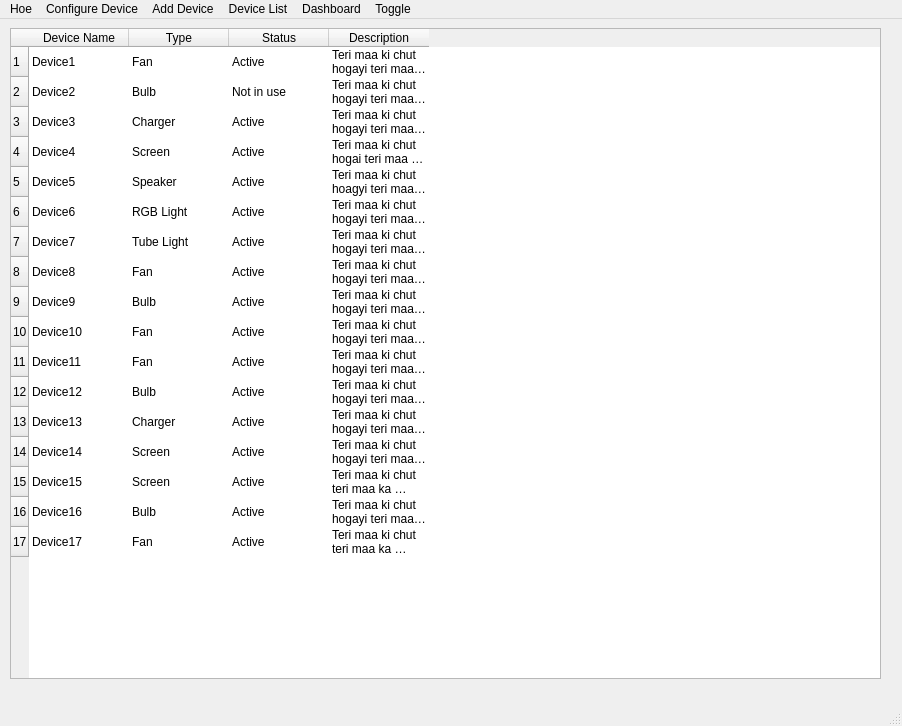
<?xml version="1.0" encoding="UTF-8"?>
<ui version="4.0">
 <class>MainWindow</class>
 <widget class="QMainWindow" name="MainWindow">
  <property name="geometry">
   <rect>
    <x>0</x>
    <y>0</y>
    <width>902</width>
    <height>726</height>
   </rect>
  </property>
  <property name="windowTitle">
   <string>MainWindow</string>
  </property>
  <widget class="QWidget" name="centralwidget">
   <widget class="QWidget" name="verticalLayoutWidget">
    <property name="geometry">
     <rect>
      <x>10</x>
      <y>9</y>
      <width>871</width>
      <height>651</height>
     </rect>
    </property>
    <layout class="QVBoxLayout" name="verticalLayout">
     <item>
      <widget class="QTableWidget" name="tableWidget">
       <property name="showGrid">
        <bool>false</bool>
       </property>
       <row>
        <property name="text">
         <string>1</string>
        </property>
       </row>
       <row>
        <property name="text">
         <string>2</string>
        </property>
       </row>
       <row>
        <property name="text">
         <string>3</string>
        </property>
       </row>
       <row>
        <property name="text">
         <string>4</string>
        </property>
       </row>
       <row>
        <property name="text">
         <string>5</string>
        </property>
       </row>
       <row>
        <property name="text">
         <string>6</string>
        </property>
       </row>
       <row>
        <property name="text">
         <string>7</string>
        </property>
       </row>
       <row>
        <property name="text">
         <string>8</string>
        </property>
       </row>
       <row>
        <property name="text">
         <string>9</string>
        </property>
       </row>
       <row>
        <property name="text">
         <string>10</string>
        </property>
       </row>
       <row>
        <property name="text">
         <string>11</string>
        </property>
       </row>
       <row>
        <property name="text">
         <string>12</string>
        </property>
       </row>
       <row>
        <property name="text">
         <string>13</string>
        </property>
       </row>
       <row>
        <property name="text">
         <string>14</string>
        </property>
       </row>
       <row>
        <property name="text">
         <string>15</string>
        </property>
       </row>
       <row>
        <property name="text">
         <string>16</string>
        </property>
       </row>
       <row>
        <property name="text">
         <string>17</string>
        </property>
       </row>
       <column>
        <property name="text">
         <string>Device Name</string>
        </property>
       </column>
       <column>
        <property name="text">
         <string>Type</string>
        </property>
       </column>
       <column>
        <property name="text">
         <string>Status</string>
        </property>
       </column>
       <column>
        <property name="text">
         <string>Description</string>
        </property>
       </column>
       <item row="0" column="0">
        <property name="text">
         <string>Device1</string>
        </property>
       </item>
       <item row="0" column="1">
        <property name="text">
         <string>Fan</string>
        </property>
       </item>
       <item row="0" column="2">
        <property name="text">
         <string>Active</string>
        </property>
       </item>
       <item row="0" column="3">
        <property name="text">
         <string>Teri maa ki chut hogayi teri maa ka bhosda</string>
        </property>
       </item>
       <item row="1" column="0">
        <property name="text">
         <string>Device2</string>
        </property>
       </item>
       <item row="1" column="1">
        <property name="text">
         <string>Bulb</string>
        </property>
       </item>
       <item row="1" column="2">
        <property name="text">
         <string>Not in use</string>
        </property>
       </item>
       <item row="1" column="3">
        <property name="text">
         <string>Teri maa ki chut hogayi teri maa ka bhosda</string>
        </property>
       </item>
       <item row="2" column="0">
        <property name="text">
         <string>Device3</string>
        </property>
       </item>
       <item row="2" column="1">
        <property name="text">
         <string>Charger</string>
        </property>
       </item>
       <item row="2" column="2">
        <property name="text">
         <string>Active</string>
        </property>
       </item>
       <item row="2" column="3">
        <property name="text">
         <string>Teri maa ki chut hogayi teri maa ka bhosda</string>
        </property>
       </item>
       <item row="3" column="0">
        <property name="text">
         <string>Device4</string>
        </property>
       </item>
       <item row="3" column="1">
        <property name="text">
         <string>Screen</string>
        </property>
       </item>
       <item row="3" column="2">
        <property name="text">
         <string>Active</string>
        </property>
       </item>
       <item row="3" column="3">
        <property name="text">
         <string>Teri maa ki chut hogai teri maa ka bhosda</string>
        </property>
       </item>
       <item row="4" column="0">
        <property name="text">
         <string>Device5</string>
        </property>
       </item>
       <item row="4" column="1">
        <property name="text">
         <string>Speaker</string>
        </property>
       </item>
       <item row="4" column="2">
        <property name="text">
         <string>Active</string>
        </property>
       </item>
       <item row="4" column="3">
        <property name="text">
         <string>Teri maa ki chut hoagyi teri maa ka bhosad</string>
        </property>
       </item>
       <item row="5" column="0">
        <property name="text">
         <string>Device6</string>
        </property>
       </item>
       <item row="5" column="1">
        <property name="text">
         <string>RGB Light</string>
        </property>
       </item>
       <item row="5" column="2">
        <property name="text">
         <string>Active</string>
        </property>
       </item>
       <item row="5" column="3">
        <property name="text">
         <string>Teri maa ki chut hogayi teri maa ka bhosda</string>
        </property>
       </item>
       <item row="6" column="0">
        <property name="text">
         <string>Device7</string>
        </property>
       </item>
       <item row="6" column="1">
        <property name="text">
         <string>Tube Light</string>
        </property>
       </item>
       <item row="6" column="2">
        <property name="text">
         <string>Active</string>
        </property>
       </item>
       <item row="6" column="3">
        <property name="text">
         <string>Teri maa ki chut hogayi teri maa ka bhosda</string>
        </property>
       </item>
       <item row="7" column="0">
        <property name="text">
         <string>Device8</string>
        </property>
       </item>
       <item row="7" column="1">
        <property name="text">
         <string>Fan</string>
        </property>
       </item>
       <item row="7" column="2">
        <property name="text">
         <string>Active</string>
        </property>
       </item>
       <item row="7" column="3">
        <property name="text">
         <string>Teri maa ki chut hogayi teri maa ka bhosda</string>
        </property>
       </item>
       <item row="8" column="0">
        <property name="text">
         <string>Device9</string>
        </property>
       </item>
       <item row="8" column="1">
        <property name="text">
         <string>Bulb</string>
        </property>
       </item>
       <item row="8" column="2">
        <property name="text">
         <string>Active</string>
        </property>
       </item>
       <item row="8" column="3">
        <property name="text">
         <string>Teri maa ki chut hogayi teri maa ka bhosda</string>
        </property>
       </item>
       <item row="9" column="0">
        <property name="text">
         <string>Device10</string>
        </property>
       </item>
       <item row="9" column="1">
        <property name="text">
         <string>Fan</string>
        </property>
       </item>
       <item row="9" column="2">
        <property name="text">
         <string>Active</string>
        </property>
       </item>
       <item row="9" column="3">
        <property name="text">
         <string>Teri maa ki chut hogayi teri maa ka bhosda</string>
        </property>
       </item>
       <item row="10" column="0">
        <property name="text">
         <string>Device11</string>
        </property>
       </item>
       <item row="10" column="1">
        <property name="text">
         <string>Fan</string>
        </property>
       </item>
       <item row="10" column="2">
        <property name="text">
         <string>Active</string>
        </property>
       </item>
       <item row="10" column="3">
        <property name="text">
         <string>Teri maa ki chut hogayi teri maa ka bhosda</string>
        </property>
       </item>
       <item row="11" column="0">
        <property name="text">
         <string>Device12</string>
        </property>
       </item>
       <item row="11" column="1">
        <property name="text">
         <string>Bulb</string>
        </property>
       </item>
       <item row="11" column="2">
        <property name="text">
         <string>Active</string>
        </property>
       </item>
       <item row="11" column="3">
        <property name="text">
         <string>Teri maa ki chut hogayi teri maa ka bhosda</string>
        </property>
       </item>
       <item row="12" column="0">
        <property name="text">
         <string>Device13</string>
        </property>
       </item>
       <item row="12" column="1">
        <property name="text">
         <string>Charger</string>
        </property>
       </item>
       <item row="12" column="2">
        <property name="text">
         <string>Active</string>
        </property>
       </item>
       <item row="12" column="3">
        <property name="text">
         <string>Teri maa ki chut hogayi teri maa ka bhosda</string>
        </property>
       </item>
       <item row="13" column="0">
        <property name="text">
         <string>Device14</string>
        </property>
       </item>
       <item row="13" column="1">
        <property name="text">
         <string>Screen</string>
        </property>
       </item>
       <item row="13" column="2">
        <property name="text">
         <string>Active</string>
        </property>
       </item>
       <item row="13" column="3">
        <property name="text">
         <string>Teri maa ki chut hogayi teri maa ka bhosda</string>
        </property>
       </item>
       <item row="14" column="0">
        <property name="text">
         <string>Device15</string>
        </property>
       </item>
       <item row="14" column="1">
        <property name="text">
         <string>Screen</string>
        </property>
       </item>
       <item row="14" column="2">
        <property name="text">
         <string>Active</string>
        </property>
       </item>
       <item row="14" column="3">
        <property name="text">
         <string>Teri maa ki chut teri maa ka bhosda</string>
        </property>
       </item>
       <item row="15" column="0">
        <property name="text">
         <string>Device16</string>
        </property>
       </item>
       <item row="15" column="1">
        <property name="text">
         <string>Bulb</string>
        </property>
       </item>
       <item row="15" column="2">
        <property name="text">
         <string>Active</string>
        </property>
       </item>
       <item row="15" column="3">
        <property name="text">
         <string>Teri maa ki chut hogayi teri maa ka bhosda</string>
        </property>
       </item>
       <item row="16" column="0">
        <property name="text">
         <string>Device17</string>
        </property>
       </item>
       <item row="16" column="1">
        <property name="text">
         <string>Fan</string>
        </property>
       </item>
       <item row="16" column="2">
        <property name="text">
         <string>Active</string>
        </property>
       </item>
       <item row="16" column="3">
        <property name="text">
         <string>Teri maa ki chut teri maa ka bhosda</string>
        </property>
       </item>
      </widget>
     </item>
    </layout>
   </widget>
  </widget>
  <widget class="QMenuBar" name="menubar">
   <property name="geometry">
    <rect>
     <x>0</x>
     <y>0</y>
     <width>902</width>
     <height>26</height>
    </rect>
   </property>
   <widget class="QMenu" name="menuHoe">
    <property name="title">
     <string>Hoe</string>
    </property>
   </widget>
   <widget class="QMenu" name="menuConfigure_Device">
    <property name="title">
     <string>Configure Device</string>
    </property>
   </widget>
   <widget class="QMenu" name="menuAdd_Device">
    <property name="title">
     <string>Add Device</string>
    </property>
   </widget>
   <widget class="QMenu" name="menuDevice_List">
    <property name="title">
     <string>Device List</string>
    </property>
   </widget>
   <widget class="QMenu" name="menuDashboard">
    <property name="title">
     <string>Dashboard</string>
    </property>
   </widget>
   <widget class="QMenu" name="menuToggle">
    <property name="title">
     <string>Toggle</string>
    </property>
   </widget>
   <addaction name="menuHoe"/>
   <addaction name="menuConfigure_Device"/>
   <addaction name="menuAdd_Device"/>
   <addaction name="menuDevice_List"/>
   <addaction name="menuDashboard"/>
   <addaction name="menuToggle"/>
  </widget>
  <widget class="QStatusBar" name="statusbar"/>
 </widget>
 <resources/>
 <connections/>
</ui>
